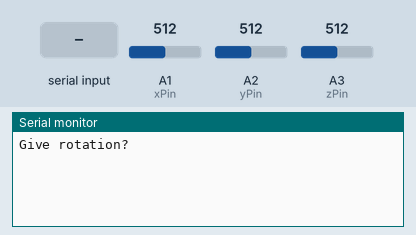
Bench run of a sketch on a simulated Arduino Uno, built with avr-gcc and run on an emulated ATmega328P. On the bench: the last lines printed to the serial monitor. Inputs (shaded band) come from the test bench; at power-on: A1 (xPin) = 512, A2 (yPin) = 512, A3 (zPin) = 512.

Above: at 1.2 s.
1.3 s: "90,45\n" received over Serial
At 2.7 s:
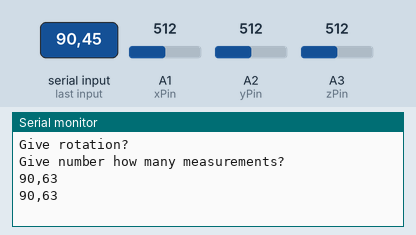
2.8 s: A1 (xPin) set to 306
At 4.0 s:
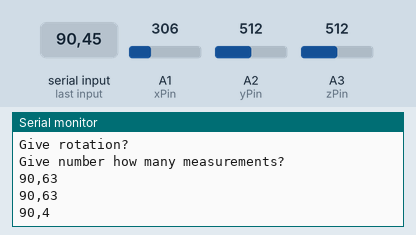
4.3 s: A2 (yPin) set to 306
At 4.8 s:
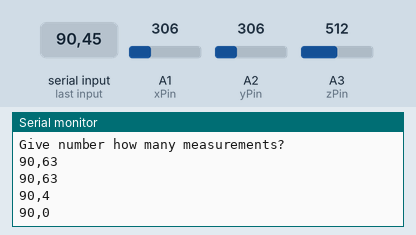
5.8 s: A3 (zPin) set to 306
At 7.1 s:
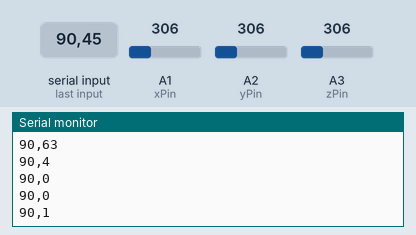
7.3 s: A1 (xPin) set to 190
At 8.1 s:
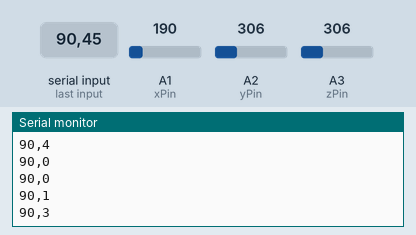
8.8 s: A2 (yPin) set to 190
At 10.1 s:
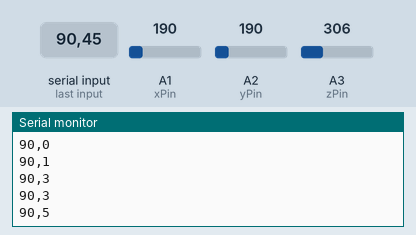
Timing chart, 0 to 11.3 s (numbered marks = the images above; inputs shaded):
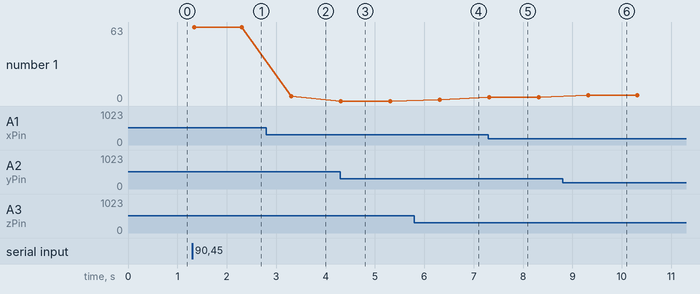

The sketch:

K-Means.ino
```cpp
#include "accelerator.h"
#include "keskipiste.h"

/*
   0 z +
   1 z -
   2 x +
   3 x -
   4 y +
   5 y -

*/

// Määritellään kytkentänavat kiihtyvyysanturille ja muuttujat:
const int VccPin2 = A0;  // Käyttöjännite
const int GNDPin2 = A4;  // laitteen maa-napa

void setup() {
  Serial.begin(9600);


  //Kiihtvyys - anturin napojen määrittely:
  pinMode(VccPin2, OUTPUT);  // Kiihtyvyysanturin käyttöjännite Vcc
  pinMode(GNDPin2, OUTPUT);  // Kiihtyvyysanturin GND

  // Asetetaan syöttöjännite (5V UNO-BOARDILLA, 3.3V Genuino 101:llä) ja maa-arvot (0V):
  digitalWrite(VccPin2, HIGH);
  delayMicroseconds(2);
  digitalWrite(GNDPin2, LOW);
  delayMicroseconds(2);
}

void loop() {
  int NumberOfMeasurements = 0;
  int trueRotation = 7;

  Serial.println("Give rotation?");
  while (trueRotation == 7) {
    if (Serial.available() > 0) {
      trueRotation = Serial.parseInt();
    }
  }

  Serial.println("Give number how many measurements?");
  while (NumberOfMeasurements == 0) {
    if (Serial.available() > 0) {
      NumberOfMeasurements = Serial.parseInt();
    }
  }
  for (int i = 0; i < NumberOfMeasurements; i++) {
    float distance = 0;
    int winner[6];
    int calculatedResult = 0;
    Accelerator Aobject;
    Aobject.makeMeasurement();
    Measurement m = Aobject.getMeasurement();
    for (int piste = 0; piste < 6; piste++) {
      distance = abs(sqrt(pow(keskipisteet[piste][0] - m.x, 2) + pow(keskipisteet[piste][1] - m.y, 2) + pow(keskipisteet[piste][2] - m.z, 2)));
      winner[piste] = distance;
    }
    for (int index = 0; index < 6; index++) {
      // Serial.print("<");
      // Serial.print(winner[index]);
      // Serial.print(">");
    }
    calculatedResult = calculateWinner(winner);
    // Serial.print("Todellinen suunta:");
    Serial.print(trueRotation);
    Serial.print(",");
    // Serial.print(" Ennustettu suunta:");
    Serial.println(calculatedResult);
    delay(1000);
  }
  // trueRotation = 7;
}

int calculateWinner(int input[5]) {
  int minVal = 200;
  int minPlace = 7;

  // for (int index = 0; index < 6; index++) {
  //   Serial.print("<");
  //   Serial.print(input[index]);
  //   Serial.print(">");
  // }

  for (int index = 0; index < 6; index++) {
    if (input[index] < minVal) {
      minVal = input[index];
      // Serial.print("index:");
      // Serial.println(index);
      minPlace = index;
    }
  }


  // Serial.print("minPlace:");
  // Serial.println(minPlace);
  return keskipisteet[minPlace][3];
}
```

accelerator.cpp
```cpp
#include "accelerator.h"
#include <arduino.h>

Accelerator::Accelerator()
{

}


Accelerator::~Accelerator()
{

}

void Accelerator::makeMeasurement()
{
  m = {analogRead(xPin), analogRead(yPin), analogRead(zPin)};
}
void Accelerator::printMeasurement()
{
  Serial.print("X:");
  Serial.print(m.x);
  Serial.print(" Y:");
  Serial.print(m.y);
  Serial.print(" Z:");
  Serial.println(m.z);
}

Measurement Accelerator::getMeasurement()
{
  return m;
}
```

accelerator.h
```cpp
#ifndef ACCELERATOR_H
#define ACCELERATOR_H
#include <arduino.h>

const int xPin   =  A1;   // x-kanavan
const int yPin   =  A2;   // y-kanava
const int zPin   =  A3;   // z-kanava

struct Measurement
{
  int x;
  int y;
  int z;
};

class Accelerator
{
  public:
    Accelerator();
    ~Accelerator();
    void makeMeasurement();
    void printMeasurement();
    Measurement getMeasurement();

  private:
    Measurement m;
};

#endif // ACCELERATOR_H
```

keskipiste.h
```cpp
#ifndef KESKIPISTE_H
#define KESKIPISTE_H

int keskipisteet[6][4] = {273, 339, 341, 3, 338, 341, 280, 1, 344, 408, 351, 4, 341, 344, 416, 0, 409, 337, 344, 2, 337, 269, 345, 5};

#endif // KESKIPISTE_H
```

Measured:
- after the input at 1.3 s, the serial monitor: prints a new line at once (image 1)
- after the input at 2.8 s, the serial monitor: prints a new line after 0.51 s (image 2)
- after the input at 4.3 s, the serial monitor: prints a new line at once (image 3)
- after the input at 5.8 s, the serial monitor: prints a new line after 0.51 s (image 4)
- after the input at 7.3 s, the serial monitor: prints a new line at once (image 5)
- after the input at 8.8 s, the serial monitor: prints a new line after 0.52 s (image 6)
- plotted number 1: 63 → 4 after the input at 2.8 s, 4 → 0 after the input at 4.3 s, 0 → 1 after the input at 5.8 s, 1 → 3 after the input at 7.3 s, 3 → 5 after the input at 8.8 s
